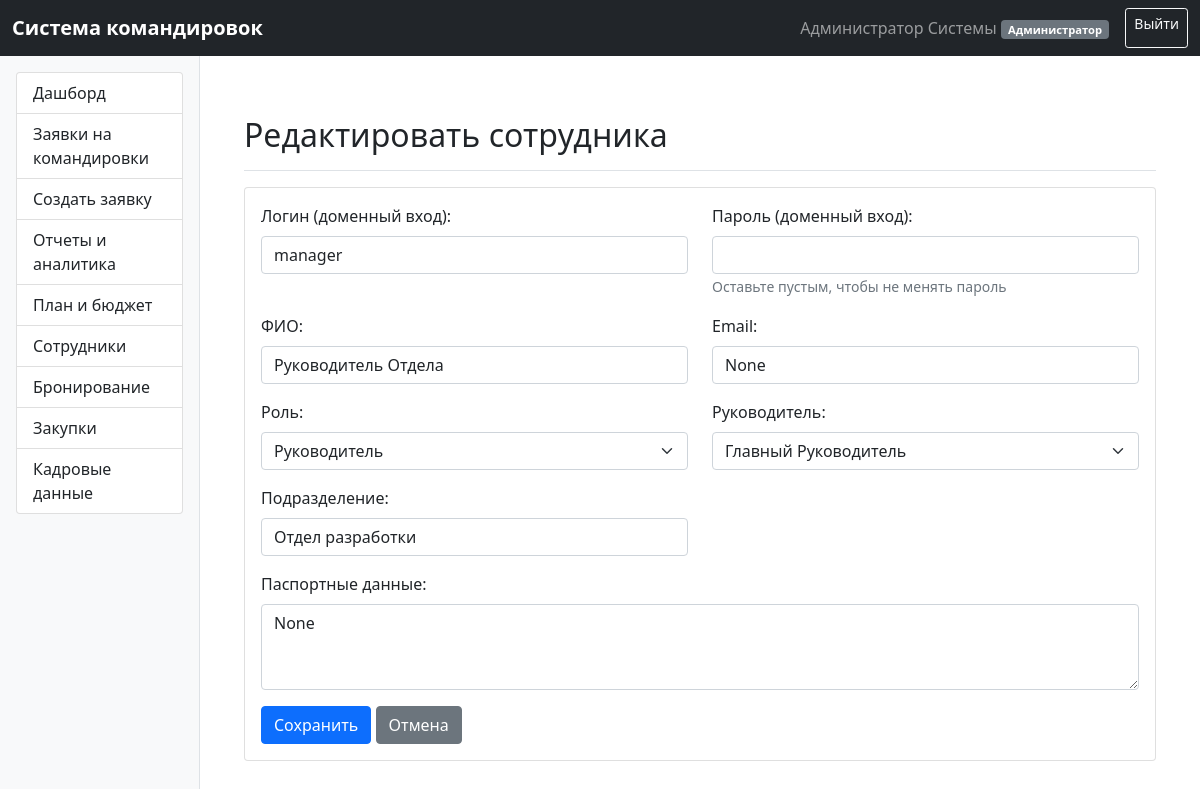
Page /employees/3/edit (signed in) on the committed database.
### app.py (models this page shows)
class User(db.Model):
    __tablename__ = 'user'
    id = db.Column(db.Integer, primary_key=True)
    username = db.Column(db.String(80), unique=True, nullable=False)
    password_hash = db.Column(db.String(120), nullable=False)
    full_name = db.Column(db.String(100), nullable=False)
    role = db.Column(db.String(10), nullable=False)  # A, B (Безопасность), BU (Бухгалтерия), GR, R, S, K, TK, Z
    manager_id = db.Column(db.Integer, db.ForeignKey('user.id'), nullable=True)
    passport_data = db.Column(db.Text)
    department = db.Column(db.String(100))
    manager = db.relationship('User', remote_side=[id], backref='subordinates')
    created_trips = db.relationship('BusinessTrip', backref='employee', foreign_keys='BusinessTrip.employee_id')
    managed_trips = db.relationship('BusinessTrip', backref='manager_rel', foreign_keys='BusinessTrip.manager_id')
    email = db.Column(db.String(100))  # Email для уведомлений

### app.py (the view, shortened to what this page needs)
@app.route('/employees/<int:employee_id>/edit', methods=['GET', 'POST'])
@login_required
@role_required(['A'])  # Только Администратор может редактировать
def edit_employee(employee_id):
    employee = User.query.get_or_404(employee_id)
    managers = User.query.filter(User.role.in_(['R', 'GR'])).all()
    return render_template('employee_form.html', user=employee, managers=managers,
                           roles=['A', 'B', 'BU', 'GR', 'R', 'S', 'K', 'TK', 'Z'])

### app.py (called while the page is built)
def login_required(f):
    @wraps(f)
    def decorated_function(*args, **kwargs):
        if 'user_id' not in session:
            return redirect(url_for('login'))
        return f(*args, **kwargs)
    return decorated_function

def role_required(roles):
    def decorator(f):
        @wraps(f)
        def decorated_function(*args, **kwargs):
            if 'user_id' not in session:
                return redirect(url_for('login'))
            user = User.query.get(session['user_id'])
            if user.role not in roles:
                flash('Недостаточно прав для доступа к этой странице', 'error')
                return redirect(url_for('dashboard'))
            return f(*args, **kwargs)
        return decorated_function
    return decorator

### templates/employee_form.html (shortened to what this page needs)
{% extends "base.html" %}
{% block content %}
    <div class="d-flex justify-content-between flex-wrap flex-md-nowrap align-items-center pt-3 pb-2 mb-3 border-bottom">
        <h1 class="h2">{% if user %}Редактировать сотрудника{% else %}Создать сотрудника{% endif %}</h1>
    </div>
    <div class="card">
        <div class="card-body">
            <form method="POST">
                <div class="row mb-3">
                    <div class="col-md-6">
                        <label for="username" class="form-label">Логин (доменный вход):</label>
                        <input type="text" class="form-control" id="username" name="username"
                               value="{{ user.username if user else '' }}" required>
                    </div>
                    <div class="col-md-6">
                        <label for="password" class="form-label">Пароль (доменный вход):</label>
                        <input type="password" class="form-control" id="password" name="password"
                               {% if not user %}required{% endif %}>
                        {% if user %}
                            <small class="form-text text-muted">Оставьте пустым, чтобы не менять пароль</small>
                        {% endif %}
                    </div>
                </div>
                <div class="row mb-3">
                    <div class="col-md-6">
                        <label for="full_name" class="form-label">ФИО:</label>
                        <input type="text" class="form-control" id="full_name" name="full_name"
                               value="{{ user.full_name if user else '' }}" required>
                    </div>
                    <div class="col-md-6">
                        <label for="email" class="form-label">Email:</label>
                        <input type="email" class="form-control" id="email" name="email"
                               value="{{ user.email if user else '' }}">
                    </div>
                </div>
                <div class="row mb-3">
                    <div class="col-md-6">
                        <label for="role" class="form-label">Роль:</label>
                        <select class="form-select" id="role" name="role" required>
                            {% for role in roles %}
                                <option value="{{ role }}" {% if user and user.role == role %}selected{% endif %}>
                                    {% if role == 'A' %}Администратор
                                    {% elif role == 'B' %}Безопасность
                                    {% elif role == 'BU' %}Бухгалтерия
                                    {% elif role == 'GR' %}Главный руководитель
                                    {% elif role == 'R' %}Руководитель
                                    {% elif role == 'S' %}Сотрудник
                                    {% elif role == 'K' %}Кадры
                                    {% elif role == 'TK' %}Travel-координатор
                                    {% elif role == 'Z' %}Закупки
                                    {% else %}{{ role }}{% endif %}
                                </option>
                            {% endfor %}
                        </select>
                    </div>
                    <div class="col-md-6">
                        <label for="manager_id" class="form-label">Руководитель:</label>
                        <select class="form-select" id="manager_id" name="manager_id">
                            {% for manager in managers %}
                                <option value="{{ manager.id }}"
                                        {% if user and user.manager_id == manager.id %}selected{% endif %}>
                                    {{ manager.full_name }}
                                </option>
                            {% endfor %}
                        </select>
                    </div>
                </div>
                <div class="row mb-3">
                    <div class="col-md-6">
                        <label for="department" class="form-label">Подразделение:</label>
                        <input type="text" class="form-control" id="department" name="department"
                               value="{{ user.department if user else '' }}">
                    </div>
                </div>
                <div class="row mb-3">
                    <div class="col-md-12">
                        <label for="passport_data" class="form-label">Паспортные данные:</label>
                        <textarea class="form-control" id="passport_data" name="passport_data"
                                  rows="3">{{ user.passport_data if user else '' }}</textarea>
                    </div>
                </div>
                <button type="submit" class="btn btn-primary">{% if user %}Сохранить{% else %}
                    Создать{% endif %}</button>
                <a href="{{ url_for('employees') }}" class="btn btn-secondary">Отмена</a>
            </form>
        </div>
    </div>
{% endblock %}

### templates/base.html (shortened to what this page needs)
<!DOCTYPE html>
<html lang="ru">
<head>
    <link href="https://cdn.jsdelivr.net/npm/bootstrap@5.1.3/dist/css/bootstrap.min.css" rel="stylesheet">
</head>
<body>
<nav class="navbar navbar-expand-lg navbar-dark bg-dark">
    <div class="container-fluid">
        <a class="navbar-brand" href="{{ url_for('dashboard') }}">Система командировок</a>
        {% if session.user_id %}
            <div class="navbar-nav ms-auto">
                <span class="navbar-text me-3">
                    {{ session.full_name }} <span class="badge bg-secondary role-badge">
                        {% if session.role == 'A' %}Администратор
                        {% elif session.role == 'B' %}Безопасность
                        {% elif session.role == 'BU' %}Бухгалтерия
                        {% elif session.role == 'GR' %}Главный руководитель
                        {% elif session.role == 'R' %}Руководитель
                        {% elif session.role == 'S' %}Сотрудник
                        {% elif session.role == 'K' %}Кадры
                        {% elif session.role == 'TK' %}Travel-координатор
                        {% elif session.role == 'Z' %}Закупки
                        {% else %}{{ session.role }}{% endif %}
                    </span>
                </span>
                <a class="btn btn-outline-light btn-sm" href="{{ url_for('logout') }}">Выйти</a>
            </div>
        {% endif %}
    </div>
</nav>
<div class="container-fluid">
    <div class="row">
        {% if session.user_id %}
            <div class="col-md-2 sidebar p-3">
                <div class="list-group">
                    <a href="{{ url_for('dashboard') }}"
                       class="list-group-item list-group-item-action {% if request.endpoint == 'dashboard' %}active{% endif %}">
                        Дашборд
                    </a>
                    <a href="{{ url_for('trips') }}"
                       class="list-group-item list-group-item-action {% if request.endpoint == 'trips' %}active{% endif %}">
                        Заявки на командировки
                    </a>
                    {% if session.role in ['A', 'GR', 'R', 'S'] %}
                        <a href="{{ url_for('create_trip') }}"
                           class="list-group-item list-group-item-action {% if request.endpoint == 'create_trip' %}active{% endif %}">
                            Создать заявку
                        </a>
                    {% endif %}
                    {% if session.role in ['A', 'B', 'BU', 'GR', 'R', 'S', 'TK', 'Z'] %}
                        <a href="{{ url_for('reports') }}"
                           class="list-group-item list-group-item-action {% if request.endpoint == 'reports' %}active{% endif %}">
                            Отчеты и аналитика
                        </a>
                    {% endif %}
                    {% if session.role in ['A', 'B', 'BU', 'GR', 'R', 'S'] %}
                        <a href="{{ url_for('planning') }}"
                           class="list-group-item list-group-item-action {% if request.endpoint == 'planning' %}active{% endif %}">
                            План и бюджет
                        </a>
                    {% endif %}
                    {% if session.role in ['A', 'B'] %}
                        <a href="{{ url_for('employees') }}"
                           class="list-group-item list-group-item-action {% if request.endpoint == 'employees' %}active{% endif %}">
                            Сотрудники
                        </a>
                    {% endif %}
                    {% if session.role in ['A', 'TK'] %}
                        <a href="#" class="list-group-item list-group-item-action">
                            Бронирование
                        </a>
                    {% endif %}
                    {% if session.role in ['A', 'Z'] %}
                        <a href="#" class="list-group-item list-group-item-action">
                            Закупки
                        </a>
                    {% endif %}
                    {% if session.role in ['A', 'K'] %}
                        <a href="#" class="list-group-item list-group-item-action">
                            Кадровые данные
                        </a>
                    {% endif %}
                </div>
            </div>
        {% endif %}
        <div class="{% if session.user_id %}col-md-10 main-content{% else %}col-12{% endif %}">
            <div class="container mt-4">
                {% block content %}{% endblock %}
            </div>
        </div>
    </div>
</div>
</body>
</html>

### templates/base.html (style rules this page uses)
.sidebar { min-height: calc(100vh - 56px); background-color: #f8f9fa; border-right: 1px solid #dee2e6; }
.navbar-brand { font-weight: bold; }
.role-badge { font-size: 0.7em; vertical-align: middle; }
.main-content { padding: 20px; }

### rows in the picture
User: full_name "Администратор Системы"
User: username "manager", full_name "Руководитель Отдела", email "None", role "Руководитель", manager_id "Главный Руководитель", department "Отдел разработки", passport_data "None"
